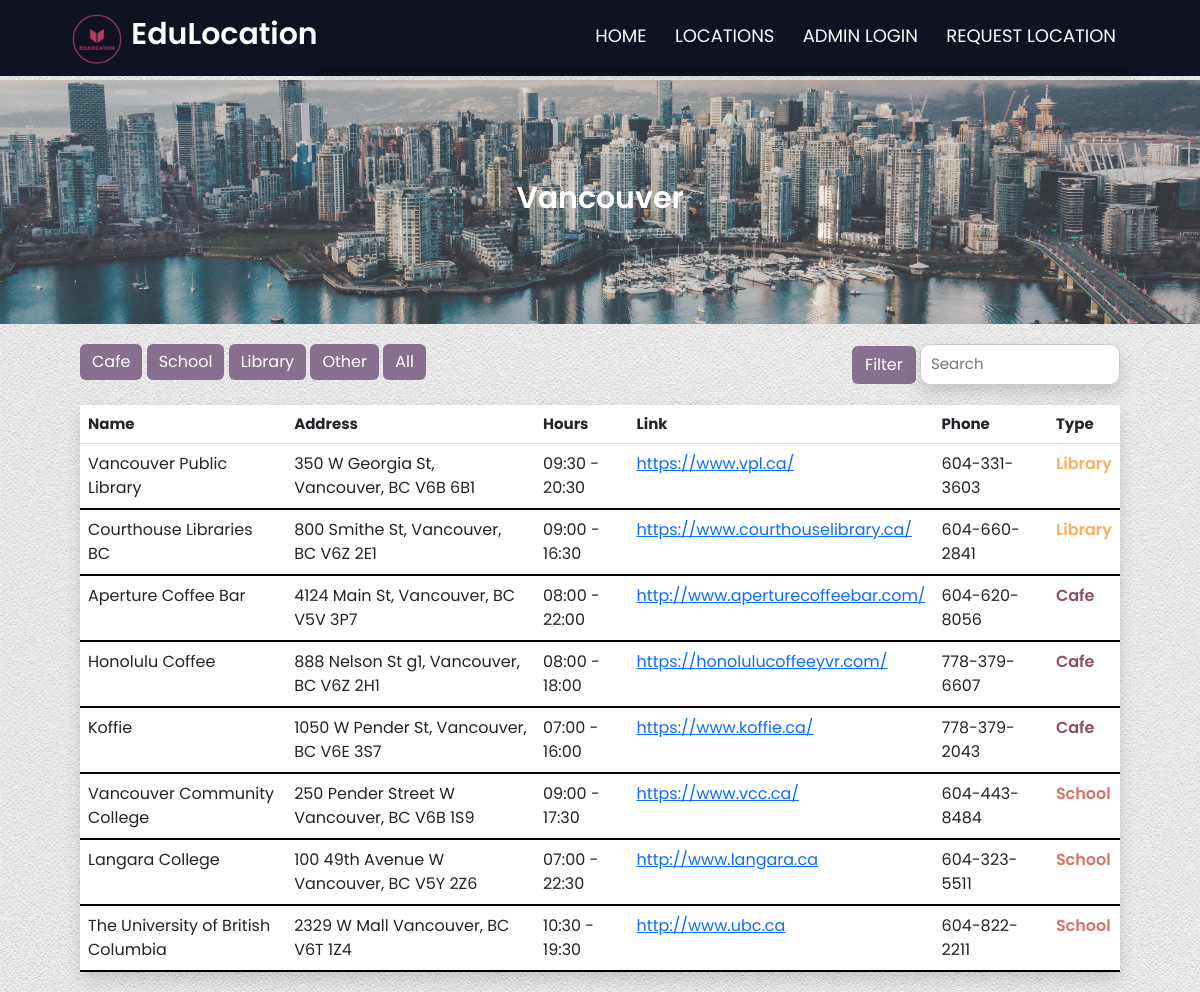
Page /location/vancouver on the committed database.
### models.py (models this page shows, shortened)
class Locations(db.Model):
    id = db.Column("id", db.Integer, primary_key=True)
    name = db.Column(db.String(100), nullable=False)
    city = db.Column(db.String(100))
    address = db.Column(db.String(100))
    hours = db.Column(db.String(100))
    link = db.Column(db.String(100))
    phone = db.Column(db.String(100))
    location_type = db.Column(db.String(100))

### myapp.py (the view)
@app.route("/location/vancouver")
def vancouver():
    locations, filter_type, search_query = get_filtered_locations(city="Vancouver")
    return render_template("vancouver.html", locations=locations, filter_type=filter_type, search_query=search_query)

### myapp.py (called while the page is built)
def get_filtered_locations(city=None):
    search_query = request.args.get("search_query")
    filter_type = request.args.get("filter_type")
    query = Locations.query
    if city:
        query = query.filter_by(city=city)
    if search_query:
        search_query = f"%{search_query.lower().strip('%')}%"
        query = query.filter((Locations.name.ilike(search_query)) | (Locations.city.ilike(search_query)))
    elif filter_type:
        if filter_type == "Other":
            query = query.filter(Locations.location_type.notin_(["Cafe", "School", "Library"]))
        else:
            query = query.filter_by(location_type=filter_type)
    return query.all(), filter_type, search_query.strip('%') if search_query else search_query

### templates/vancouver.html (shortened to what this page needs)
{% extends 'base.html' %}
{% block content %}
    <link rel="stylesheet" href="/static/main.css" />
    <section class="city-dashboard vancouver-dashboard">
        <h1>Vancouver</h1>
    </section>
    <div class="filter d-flex justify-content-between">
        <div>
            <button type="button" class="btn btn-primary mr-2" onclick="window.location.href='/location/vancouver?filter_type=Cafe'">Cafe</button>
            <button type="button" class="btn btn-primary mr-2" onclick="window.location.href='/location/vancouver?filter_type=School'">School</button>
            <button type="button" class="btn btn-primary mr-2" onclick="window.location.href='/location/vancouver?filter_type=Library'">Library</button>
            <button type="button" class="btn btn-primary mr-2" onclick="window.location.href='/location/vancouver?filter_type=Other'">Other</button>
            <button type="button" class="btn btn-primary" onclick="window.location.href='/location/vancouver'">All</button>
        </div>
        <form method="GET" action="{{ url_for('vancouver') }}" class="form-inline search-form">
            <button class="btn search-btn my-2 my-sm-0" type="submit">Filter</button>
            <input class="search-input shadow" type="search" placeholder="Search" aria-label="Search" name="search_query" value="{{ search_query or '' }}">
        </form>
    </div>
    <div class="box-table shadow">
        <table class="table table-hover">
            <thead>
                <tr class="table-title">
                    <th>Name</th>
                    <th>Address</th>
                    <th>Hours</th>
                    <th>Link</th>
                    <th>Phone</th>
                    <th>Type</th>
                </tr>
            </thead>
            <tbody>
                {% for location in locations %}
                {% if location.city == "Vancouver" %}
                <tr class="table-row">
                    <td>{{ location.name }}</td>
                    <td>{{ location.address }}</td>
                    <td>{{ location.hours }}</td>
                    <td class="link-width"><a href="{{ location.link }}" target="_blank">{{ location.link }}</a></td>
                    <td class="phone-width">{{ location.phone }}</td>
                    <td class="{{ location.location_type|lower }}">{{ location.location_type }}</td>
                </tr>
                {% endif %}
                {% endfor %}
            </tbody>
        </table>
    </div>
{% endblock %}

### static/main.css (style rules this page uses)
* { box-sizing: border-box; margin: 0; padding: 0; font-family: 'Poppins', sans-serif; }
body { background-image: url('image/background.jpg'); background-repeat: repeat; }
.filter { display: flex; justify-content: space-between; margin: 20px 80px; }
.filter button { background-color: #87708D; color: #fff; }
.btn-primary { border: none; }
.search-input { padding: 8px 10px; font-size: 15px; border-radius: 10px; border: 1px solid #ccc; width: 200px; }
.city-dashboard { position: relative; margin-bottom: 15px; margin-left: 0; margin-right: 0; margin-top: 40px; padding: 100px; color: #fff; }
.city-dashboard::before { content: ""; position: absolute; top: 0; left: 0; width: 100%; height: 100%; background-size: cover; background-position: center; opacity: 0.8; z-index: -1; }
.city-dashboard h1 { font-size: 30px; font-weight: 600; text-align: center; color: #fff; }
.vancouver-dashboard::before { background-image: url('image/vancouver-dashboard.jpg'); }
.box-table { margin: 20px 80px; background-image: radial-gradient(circle, #ffffff, #fcfbfc, #faf8f9, #f8f4f5, #f6f0f0); border-radius: 8px; }
.table-title { font-size: 15px; font-weight: 600; background-color: #322F43; color: #fff; }
.table-row { border-bottom: 2px solid #000; }
.link-width { width: 10%; }
.phone-width { width: 11%; }
td.cafe { color: #924C66; font-weight: 600; }
td.school { color: #D57468; font-weight: 600; }
td.library { color: #FBB060; font-weight: 600; }

### rows in the picture
Locations: name "Vancouver Public Library", address "350 W Georgia St, Vancouver, BC V6B 6B1", hours "09:30 - 20:30", link "https://www.vpl.ca/", phone "604-331-3603", location_type "Library"
Locations: name "Courthouse Libraries BC", address "800 Smithe St, Vancouver, BC V6Z 2E1", hours "09:00 - 16:30", link "https://www.courthouselibrary.ca/", phone "604-660-2841", location_type "Library"
Locations: name "Aperture Coffee Bar", address "4124 Main St, Vancouver, BC V5V 3P7", hours "08:00 - 22:00", link "http://www.aperturecoffeebar.com/", phone "604-620-8056", location_type "Cafe"
Locations: name "Honolulu Coffee", address "888 Nelson St g1, Vancouver, BC V6Z 2H1", hours "08:00 - 18:00", link "https://honolulucoffeeyvr.com/", phone "778-379-6607", location_type "Cafe"
Locations: name "Koffie", address "1050 W Pender St, Vancouver, BC V6E 3S7", hours "07:00 - 16:00", link "https://www.koffie.ca/", phone "778-379-2043", location_type "Cafe"
Locations: name "Vancouver Community College", address "250 Pender Street W Vancouver, BC V6B 1S9", hours "09:00 - 17:30", link "https://www.vcc.ca/", phone "604-443-8484", location_type "School"
Locations: name "Langara College", address "100 49th Avenue W Vancouver, BC V5Y 2Z6", hours "07:00 - 22:30", link "http://www.langara.ca", phone "604-323-5511", location_type "School"
Locations: name "The University of British Columbia", address "2329 W Mall Vancouver, BC V6T 1Z4", hours "10:30 - 19:30", link "http://www.ubc.ca", phone "604-822-2211", location_type "School"
